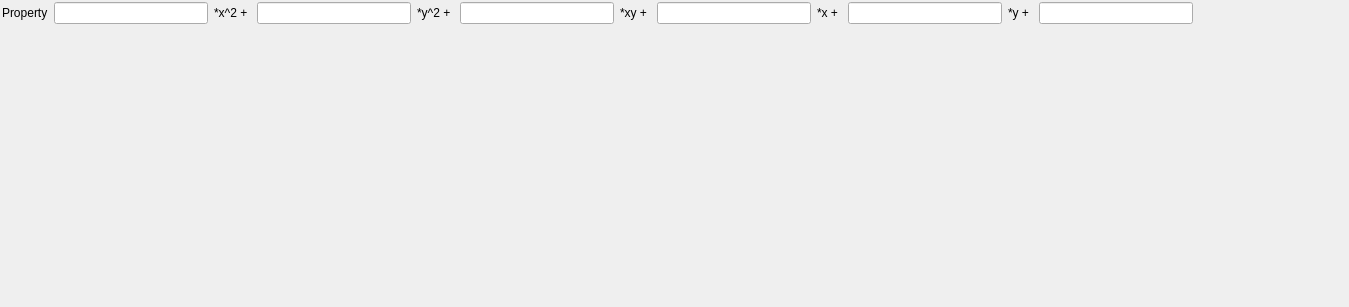
<?xml version="1.0" encoding="UTF-8"?>
<ui version="4.0">
 <class>SecondOrderPolynomialWidget</class>
 <widget class="QWidget" name="SecondOrderPolynomialWidget">
  <property name="geometry">
   <rect>
    <x>0</x>
    <y>0</y>
    <width>1349</width>
    <height>307</height>
   </rect>
  </property>
  <layout class="QGridLayout" name="gridLayout_2">
   <property name="leftMargin">
    <number>2</number>
   </property>
   <property name="topMargin">
    <number>2</number>
   </property>
   <property name="rightMargin">
    <number>2</number>
   </property>
   <property name="bottomMargin">
    <number>2</number>
   </property>
   <item row="1" column="12">
    <widget class="QLabel" name="label_6">
     <property name="text">
      <string>*y + </string>
     </property>
    </widget>
   </item>
   <item row="1" column="2">
    <widget class="DREAM3DLineEdit" name="c20"/>
   </item>
   <item row="1" column="7">
    <widget class="DREAM3DLineEdit" name="c11">
     <property name="text">
      <string/>
     </property>
    </widget>
   </item>
   <item row="1" column="1">
    <widget class="QLabel" name="label">
     <property name="text">
      <string>Property</string>
     </property>
    </widget>
   </item>
   <item row="1" column="4">
    <widget class="DREAM3DLineEdit" name="c02"/>
   </item>
   <item row="1" column="10">
    <widget class="QLabel" name="label_5">
     <property name="text">
      <string>*x + </string>
     </property>
    </widget>
   </item>
   <item row="1" column="13">
    <widget class="DREAM3DLineEdit" name="c00"/>
   </item>
   <item row="1" column="11">
    <widget class="DREAM3DLineEdit" name="c01"/>
   </item>
   <item row="1" column="5">
    <widget class="QLabel" name="label_3">
     <property name="text">
      <string>*y^2 + </string>
     </property>
    </widget>
   </item>
   <item row="2" column="8">
    <widget class="QLabel" name="label_7">
     <property name="text">
      <string/>
     </property>
    </widget>
   </item>
   <item row="1" column="3">
    <widget class="QLabel" name="label_2">
     <property name="text">
      <string>*x^2 + </string>
     </property>
    </widget>
   </item>
   <item row="1" column="8">
    <widget class="QLabel" name="label_4">
     <property name="text">
      <string>*xy + </string>
     </property>
    </widget>
   </item>
   <item row="1" column="9">
    <widget class="DREAM3DLineEdit" name="c10"/>
   </item>
   <item row="1" column="14">
    <spacer name="horizontalSpacer">
     <property name="orientation">
      <enum>Qt::Horizontal</enum>
     </property>
     <property name="sizeHint" stdset="0">
      <size>
       <width>40</width>
       <height>20</height>
      </size>
     </property>
    </spacer>
   </item>
  </layout>
 </widget>
 <customwidgets>
  <customwidget>
   <class>DREAM3DLineEdit</class>
   <extends>QLineEdit</extends>
   <header location="global">DREAM3DLineEdit.h</header>
  </customwidget>
 </customwidgets>
 <tabstops>
  <tabstop>c20</tabstop>
  <tabstop>c02</tabstop>
  <tabstop>c11</tabstop>
 </tabstops>
 <resources>
  <include location="../../../../Resources/icons/images/Icons.qrc"/>
 </resources>
 <connections/>
</ui>
